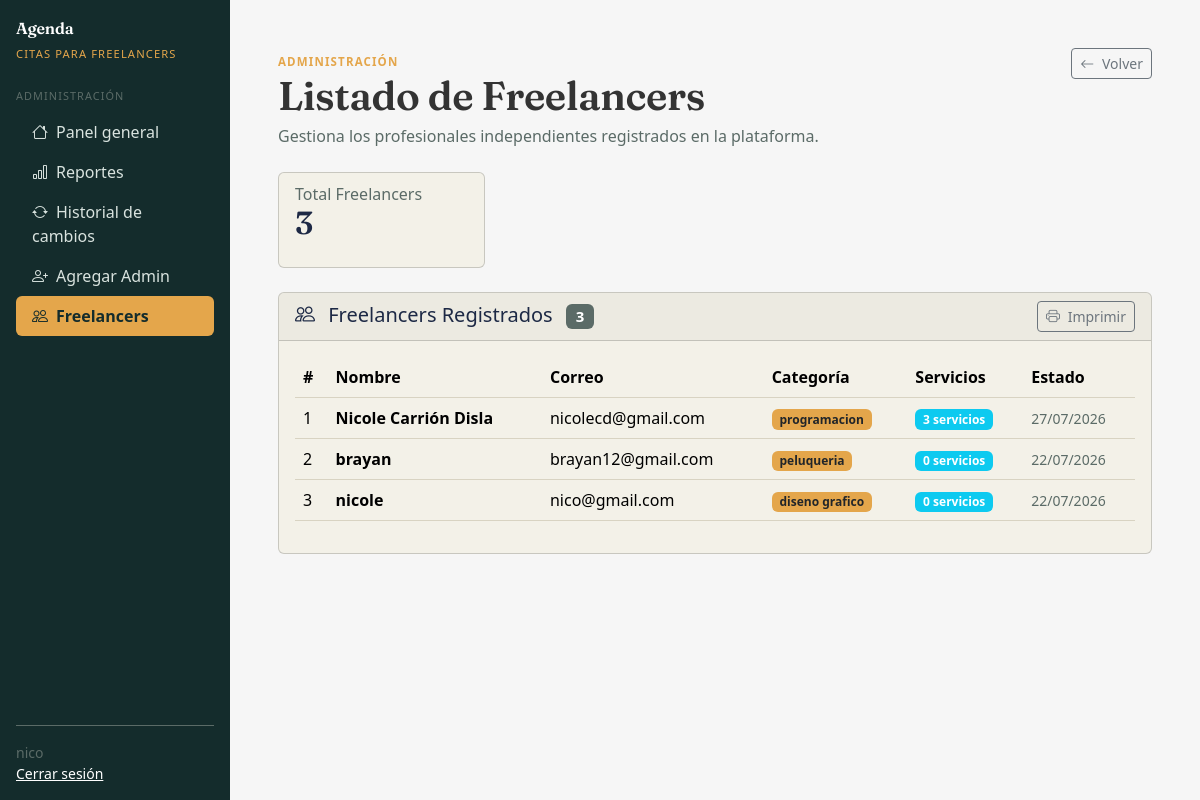
Page /admin-panel/listado-freelancers/ (signed in) on the earlier database version.
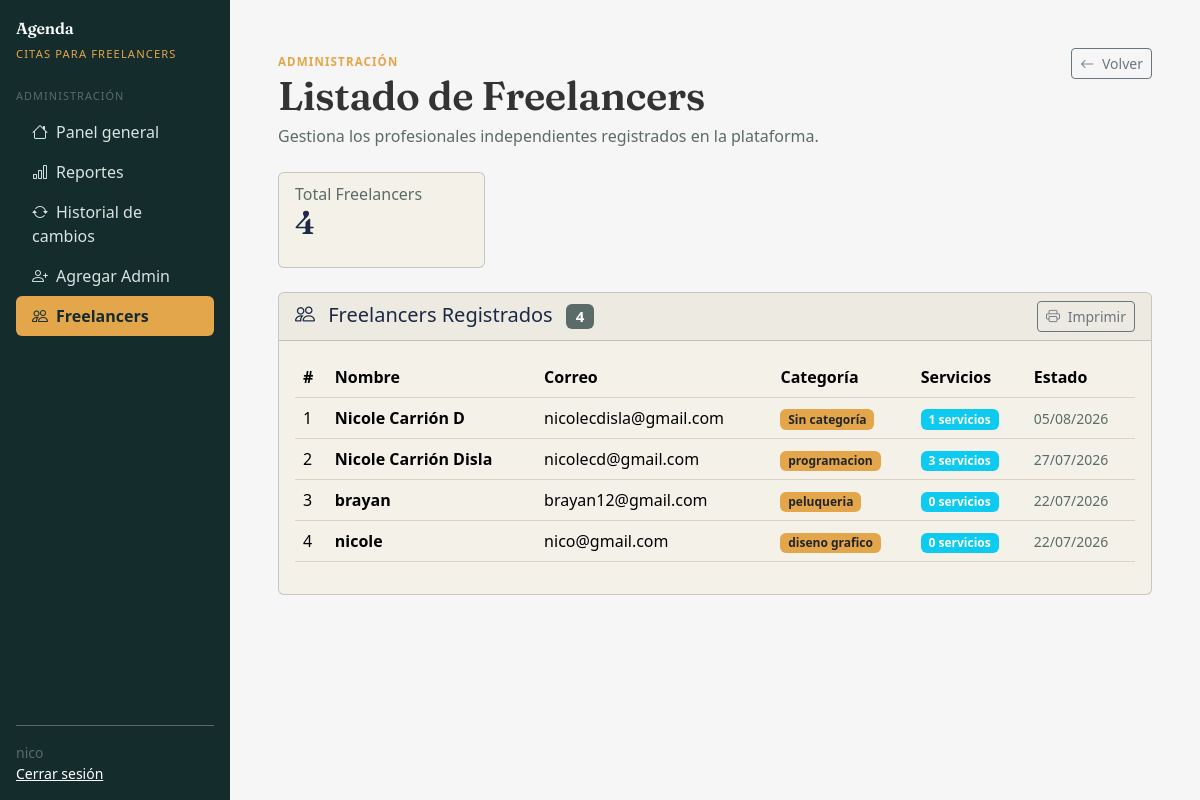
Same page on the later database version.
### gestionCitas/models.py (models this page shows, shortened)
class Freelancer(models.Model):
    CATEGORIAS = [
        ('diseno_grafico', 'Diseño'),
        ('programacion', 'Programación'),
        ('musica', 'Música'),
        ('contabilidad', 'Contabilidad'),
        ('marketing_digital', 'Marketing Digital'),
        ('asesoria_legal', 'Asesoría Legal'),
    ]
    id_freelancer = models.AutoField(primary_key=True)
    nombre = models.CharField(max_length=30)
    correo = models.EmailField(unique=True, max_length=30)
    contrasena = models.CharField(max_length=20)
    categoria = models.CharField(max_length=50, choices=CATEGORIAS)
    fecha_registro = models.DateTimeField(auto_now_add=True)
    activo = models.BooleanField(default=True)

### gestionCitas/views.py (the view)
        def wrapper(request, *args, **kwargs):
            if 'rol' not in request.session:
                messages.error(request, "Debes iniciar sesión para continuar.")
                return redirect('login')
            if request.session.get('rol') not in roles:
                messages.error(request, "No tienes permiso para acceder a esta sección.")
                return redirect('login')
            return vista(request, *args, **kwargs)

### gestionCitas/views.py (called while the page is built)
def requiere_rol(*roles):
    def decorador(vista):
        def wrapper(request, *args, **kwargs):
            if 'rol' not in request.session:
                messages.error(request, "Debes iniciar sesión para continuar.")
                return redirect('login')
            if request.session.get('rol') not in roles:
                messages.error(request, "No tienes permiso para acceder a esta sección.")
                return redirect('login')
            return vista(request, *args, **kwargs)
        return wrapper
    return decorador

@requiere_rol('administrador')
def listado_freelancers_view(request):
    freelancers = Freelancer.objects.annotate(
        servicios_count=Count('servicios')
    ).order_by('-fecha_registro')
    total_freelancers = freelancers.count()
    from django.core.paginator import Paginator
    paginator = Paginator(freelancers, 10)
    page_number = request.GET.get('page', 1)
    page_obj = paginator.get_page(page_number)
    return render(request, 'citas/admin/listado_freelancers.html', {
        'freelancers': page_obj,
        'total_freelancers': total_freelancers,
    })

### gestionCitas/templates/citas/admin/listado_freelancers.html (shortened to what this page needs)
{% extends "citas/base.html" %}
{% load static %}
{% block content %}
<div class="mb-4">
    <div class="d-flex justify-content-between align-items-start flex-wrap gap-3">
        <div>
            <small class="text-warning text-uppercase fw-semibold"
                style="letter-spacing:.1em;font-size:.72rem;">Administración</small>
            <h1 class="mb-1">Listado de Freelancers</h1>
            <p class="text-secondary mb-0">Gestiona los profesionales independientes registrados en la plataforma.</p>
        </div>
        <a href="{% url 'admin_dashboard' %}" class="btn btn-outline-secondary btn-sm">
            <i class="bi bi-arrow-left me-1"></i> Volver
        </a>
    </div>
</div>
<div class="row g-3 mb-4">
    <div class="col-md-3">
        <div class="card">
            <div class="card-body">
                <h6 class="card-subtitle text-secondary">Total Freelancers</h6>
                <h2>{{ total_freelancers|default:"0" }}</h2>
            </div>
        </div>
    </div>
</div>
<div class="card">
    <div class="card-header">
        <div class="d-flex justify-content-between align-items-center">
            <h5 class="mb-0">
                <i class="bi bi-people me-2"></i>
                Freelancers Registrados
                <span class="badge bg-secondary ms-2">{{ total_freelancers }}</span>
            </h5>
            <button onclick="window.print()" class="btn btn-outline-secondary btn-sm">
                <i class="bi bi-printer me-1"></i> Imprimir
            </button>
        </div>
    </div>
    <div class="card-body">
        {% if freelancers %}
        <div class="table-responsive">
            <table class="table table-hover">
                <thead>
                    <tr>
                        <th>#</th>
                        <th>Nombre</th>
                        <th>Correo</th>
                        <th>Categoría</th>
                        <th>Servicios</th>
                        <th>Estado</th>
                    </tr>
                </thead>
                <tbody>
                    {% for f in freelancers %}
                    <tr>
                        <td>{{ forloop.counter }}</td>
                        <td>
                            <strong>{{ f.nombre }}</strong>
                        </td>
                        <td>{{ f.correo }}</td>
                        <td>
                            <span class="badge bg-warning text-dark">
                                {{ f.categoria|default:"Sin categoría" }}
                            </span>
                        </td>
                        <td>
                            <span class="badge bg-info">
                                {{ f.servicios_count|default:"0" }} servicios
                            </span>
                        </td>
                        <td>
                            <small class="text-secondary">
                                {{ f.fecha_registro|date:"d/m/Y" }}
                            </small>
                        </td>
                    </tr>
                    {% endfor %}
                </tbody>
            </table>
        </div>
        {% else %}
        <div class="text-center py-5">
            <i class="bi bi-people" style="font-size: 4rem; color: #ccc;"></i>
            <h3 class="h5 mt-3 text-secondary">No hay freelancers registrados</h3>
            <p class="text-secondary">Los freelancers que se registren aparecerán aquí.</p>
        </div>
        {% endif %}
    </div>
</div>
{% endblock %}

Differences in the rows shown:
added Freelancer: nombre "Nicole Carrión D", correo "nicolecdisla@gmail.com", categoria "Sin categoría", servicios_count "1", fecha_registro "05/08/2026"
Other differences:
{{ total_freelancers|default:"0" }}: "3" → "4"
{{ total_freelancers }}: "3" → "4"
